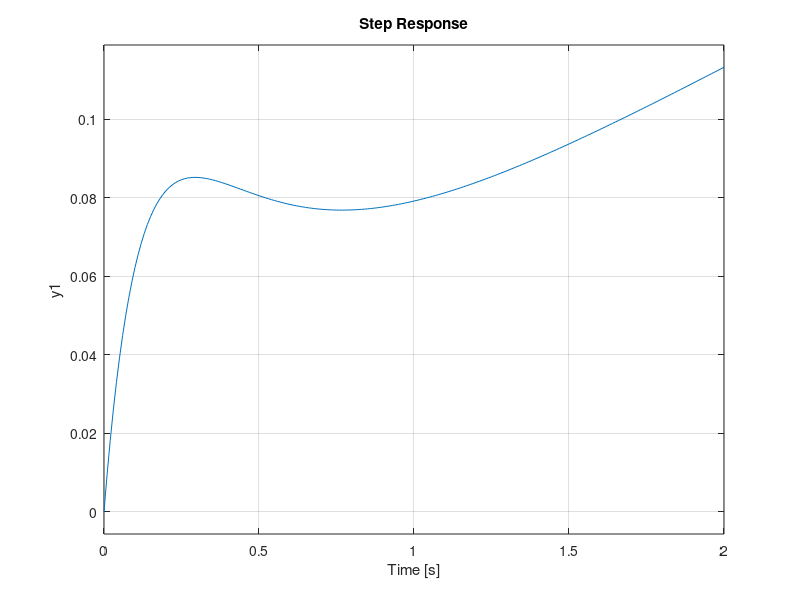

The MATLAB script that drew this image:
Kp = 1;
Ki = 1;
Kd = 1;
s = tf('s');
P = 1/(s^2 + 10*s + 20);
step(P)

C = pid(Kp,Ki,Kd)
T = feedback(C*P,1);

t = 0:0.01:2;
step(T,t)